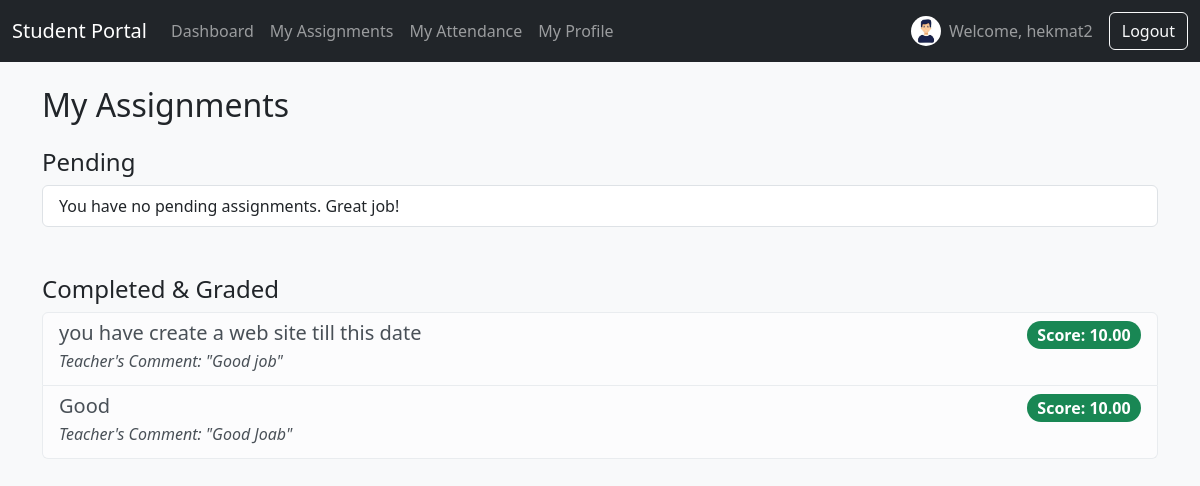
/portal/assignments/ (signed in), run on the app's committed database.
### students/models.py (models this page shows, shortened)
class Grade(models.Model):
    student = models.ForeignKey(Student, on_delete=models.CASCADE, related_name='grades')
    assignment = models.ForeignKey(Assignment, on_delete=models.CASCADE, related_name='grades')
    score = models.DecimalField(max_digits=5, decimal_places=2, blank=True, null=True)
    comment = models.TextField(blank=True, null=True)
    submission_file = models.FileField(upload_to='submissions/', blank=True, null=True)
    submission_text = models.TextField(blank=True, null=True)
    submitted_at = models.DateTimeField(null=True, blank=True)
    class Meta:
        unique_together = ('student', 'assignment') # A student gets one grade per assignment

class Assignment(models.Model):
    title = models.CharField(max_length=200)
    group = models.ForeignKey(Group, on_delete=models.CASCADE, related_name='assignments')
    description = models.TextField(blank=True, null=True)
    file = models.FileField(upload_to='assignments/', blank=True, null=True)
    due_date = models.DateField(blank=True, null=True)
    created_at = models.DateTimeField(auto_now_add=True)
    class Meta:
        ordering = ['-due_date']

### students/views.py (the view)
# urls.py: path('portal/assignments/', views.StudentAssignmentsView.as_view(), name='student-assignments'),
class StudentAssignmentsView(StudentRequiredMixin, TemplateView):
    template_name = 'students/portal/assignments.html'
    def get_context_data(self, **kwargs):
        context = super().get_context_data(**kwargs)
        student = self.student
        assignments = Assignment.objects.filter(group=student.group)
        grades = Grade.objects.filter(student=student).select_related('assignment')
        graded_assignment_ids = grades.values_list('assignment_id', flat=True)
        context['student'] = student
        context['grades'] = grades
        context['pending_assignments'] = assignments.exclude(id__in=graded_assignment_ids)
        context['graded_assignment_ids'] = graded_assignment_ids # Pass this for the template logic
        context['today'] = timezone.now().date() # Pass today's date
        return context

### students/context_processors.py (called while the page is built)
def student_profile_picture(request):
    if request.user.is_authenticated and not request.user.is_superuser:
        try:
            student = Student.objects.get(user=request.user)
            return {'student_photo_url': student.photo.url}
        except Student.DoesNotExist:
            return {}
    return {}

### students/views.py (called while the page is built)
    def dispatch(self, request, *args, **kwargs):
        if not request.user.is_authenticated:
            return self.handle_no_permission()
        if request.user.is_superuser:
            messages.warning(request, "This page is for students only.")
            return redirect('dashboard')
        try:
            self.student = Student.objects.get(user=request.user)
        except Student.DoesNotExist:
            logout(request)
            messages.error(request, "Your student profile could not be found. Please contact your teacher.")
            return redirect('login')
        return super().dispatch(request, *args, **kwargs)

### students/templates/students/portal/assignments.html (shortened to what this page needs)
{% extends 'students/base.html' %}
{% block content %}
<h2>My Assignments</h2>
<h4 class="mt-4">Pending</h4>
<div class="list-group">
    {% for assignment in pending_assignments %}
    <div class="list-group-item">
             <a href="{% url 'assignment-submit' assignment.pk %}" class="list-group-item list-group-item-action">
        <div class="d-flex w-100 justify-content-between">
            <h5 class="mb-1">{{ assignment.title }}</h5>
            <small>Due: {{ assignment.due_date|date:"F d, Y" }}</small>
        </div>
        <p class="mb-1">{{ assignment.description|default:"No description provided." }}</p>
        {% if assignment.file %}<a href="{{ assignment.file.url }}" download>Download Attached File</a>{% endif %}
    </div>
    {% empty %}
    <div class="list-group-item">You have no pending assignments. Great job!</div>
    {% endfor %}
</div>
<h4 class="mt-5">Completed & Graded</h4>
<div class="list-group">
    {% for grade in grades %}
    <div class="list-group-item list-group-item-light">
        <div class="d-flex w-100 justify-content-between">
            <h5 class="mb-1">{{ grade.assignment.title }}</h5>
            <span class="badge bg-success rounded-pill fs-6">Score: {{ grade.score }}</span>
        </div>
        {% if grade.comment %}
        <p class="mb-1 fst-italic">Teacher's Comment: "{{ grade.comment }}"</p>
        {% endif %}
    </div>
    {% empty %}
    <div class="list-group-item">You have no graded assignments yet.</div>
    {% endfor %}
</div>
{% endblock %}

### students/templates/students/base.html (shortened to what this page needs)
<!DOCTYPE html>
<html lang="en">
  <head>
    <link
      href="https://cdn.jsdelivr.net/npm/bootstrap@5.3.2/dist/css/bootstrap.min.css"
      rel="stylesheet"
    />
    <link
      rel="stylesheet"
      href="https://cdn.jsdelivr.net/npm/bootstrap-icons@1.11.1/font/bootstrap-icons.css"
    />
  </head>
  <body class="bg-light">
    {% if user.is_authenticated %}
    <nav class="navbar navbar-expand-lg navbar-dark bg-dark">
        <div class="container-fluid">
            {% if user.is_superuser %}
                <a class="navbar-brand" href="{% url 'dashboard' %}">Teacher Dashboard</a>
            {% else %}
                <a class="navbar-brand" href="{% url 'student-dashboard' %}">Student Portal</a>
            {% endif %}
            <div class="collapse navbar-collapse" id="navbarNav">
                <ul class="navbar-nav me-auto mb-2 mb-lg-0">
                    {% if user.is_superuser %}
                        <li class="nav-item">
                            <a class="nav-link" href="{% url 'student-list' %}">Students</a>
                        </li>
                        <li class="nav-item">
                            <a class="nav-link" href="{% url 'group-list' %}">Groups</a>
                        </li>
                        <li class="nav-item">
                            <a class="nav-link" href="{% url 'assignment-list' %}">Assignments</a>
                        </li>
                        <li class="nav-item">
                            <a class="nav-link" href="{% url 'announcement-list' %}">Announcements</a>
                        </li>
                        <li class="nav-item">
                            <a class="nav-link" href="{% url 'attendance' %}">Attendance</a>
                        </li>
                    {% else %}
                        <li class="nav-item">
                            <a class="nav-link" href="{% url 'student-dashboard' %}">Dashboard</a>
                        </li>
                        <li class="nav-item">
                            <a class="nav-link" href="{% url 'student-assignments' %}">My Assignments</a>
                        </li>
                        <li class="nav-item">
                            <a class="nav-link" href="{% url 'student-attendance' %}">My Attendance</a>
                        </li>
                        <li class="nav-item">
                            <a class="nav-link" href="{% url 'student-profile' %}">My Profile</a>
                        </li>
                    {% endif %}
                </ul>
                {% if user.is_superuser %}
                    <span class="navbar-text me-3">
                        Welcome, {{ user.username }}
                    </span>
                {% else %}
                    <span class="navbar-text me-3 d-flex align-items-center">
                        {% if student_photo_url %}
                            <img src="{{ student_photo_url }}" class="rounded-circle me-2" alt="{{ user.username }}" width="30" height="30" style="object-fit: cover;">
                        {% endif %}
                        Welcome, {{ user.username }}
                    </span>
                {% endif %}
                <form action="{% url 'logout' %}" method="post" class="d-flex">
                    <button type="submit" class="btn btn-outline-light">Logout</button>
                </form>
            </div>
        </div>
    </nav>
    {% endif %}
    <main class="container mt-4">
       {% block content %}{% endblock %}
    </main>
  </body>
</html>

### data on the page
Grade: assignment "you have create a web site till this date", score "10.00", comment "Good job"
Grade: assignment "Good", score "10.00", comment "Good Joab"

### other printed values
{{ user.username }} "hekmat2"
